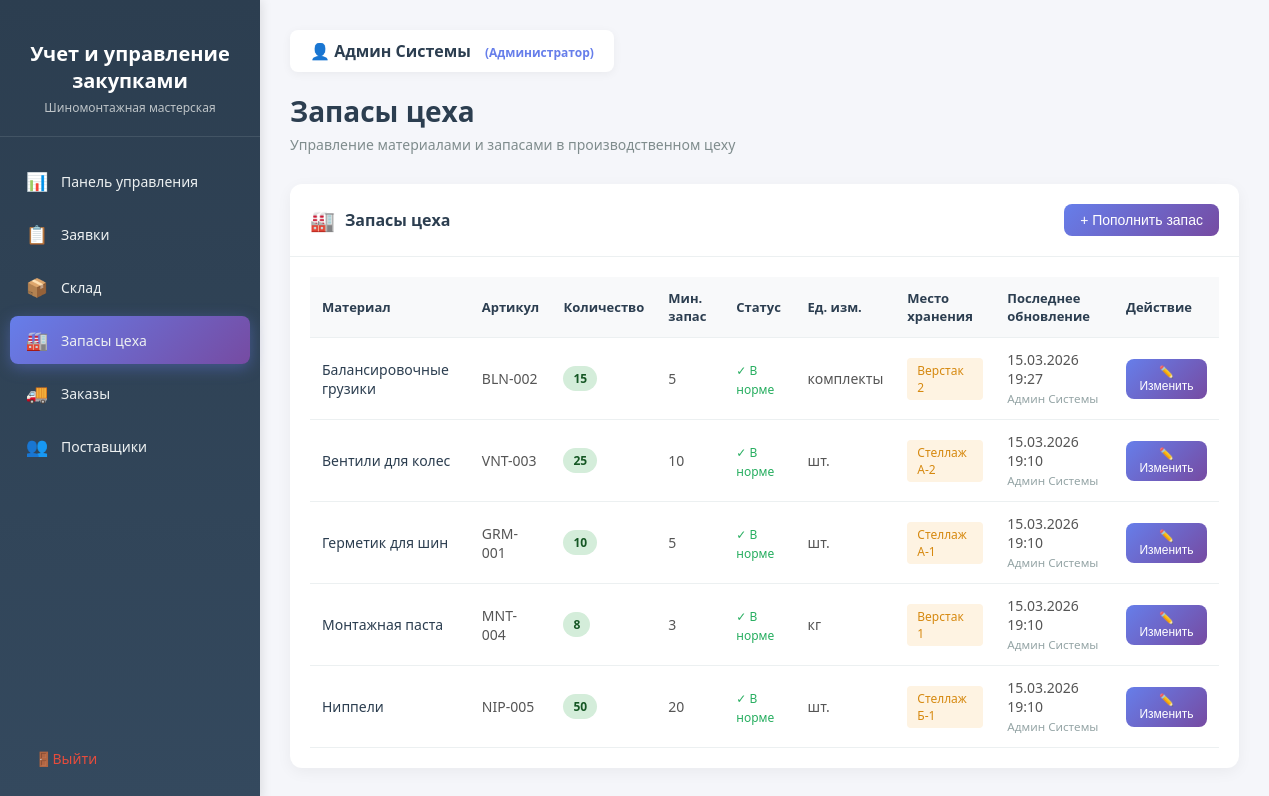
Before: /workshop-stock/ (signed in) with the older database file.
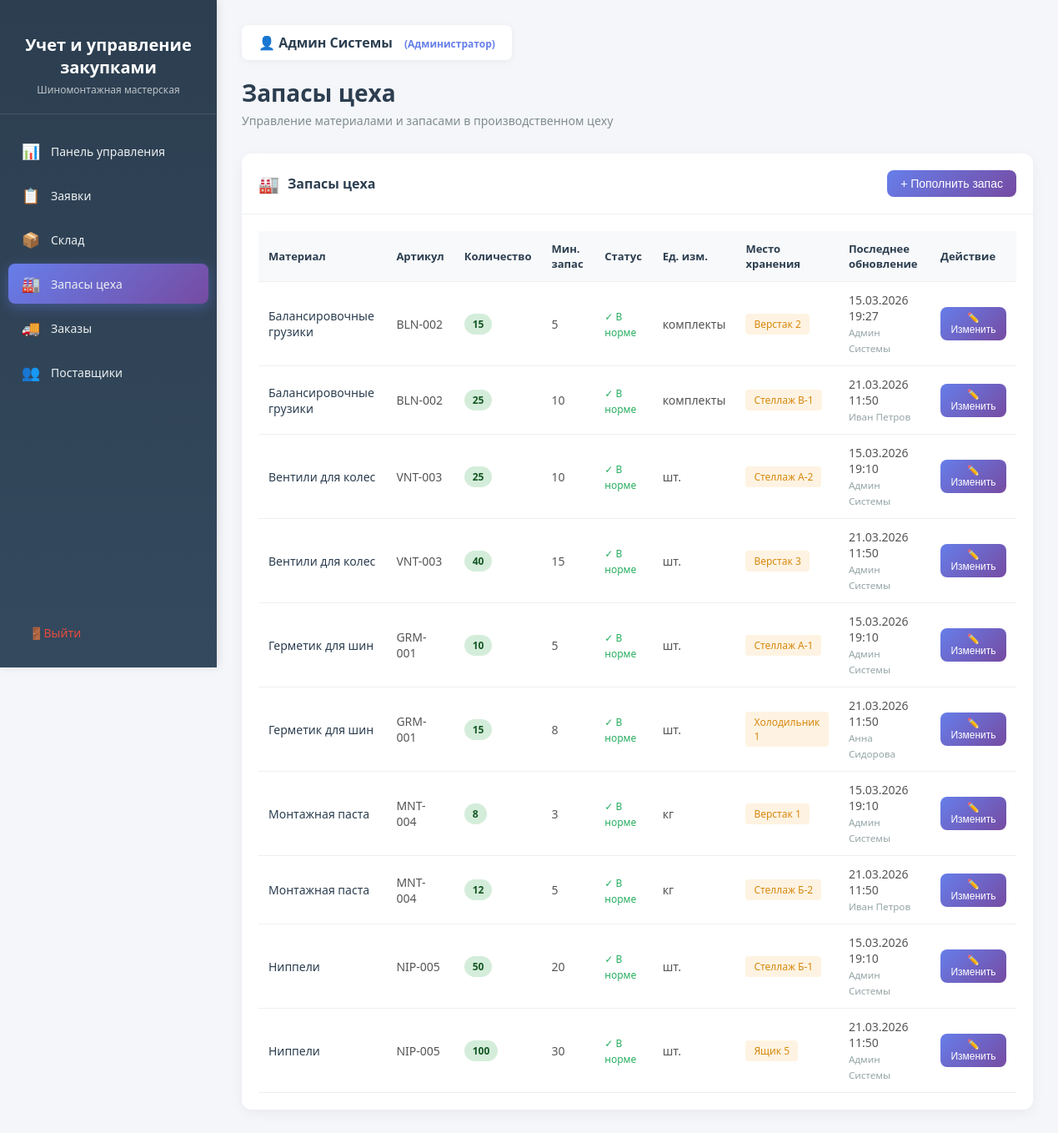
After: the same page with the newer database file.
### core/models.py (models this page shows, shortened)
class WorkshopStock(models.Model):
    STATUS_CHOICES = [
        ('normal', 'В норме'),
        ('low', 'Низкий запас'),
    ]
    product = models.ForeignKey(
        Product,
        on_delete=models.CASCADE,
        related_name='workshop_stocks',
        verbose_name=_('Товар')
    )
    quantity = models.PositiveIntegerField(_('Количество в цеху'), default=0)
    location = models.CharField(
        _('Место хранения'),
        max_length=100,
        blank=True,
        help_text=_('Например: Стеллаж А-3, Верстак 2')
    )
    responsible_person = models.ForeignKey(
        User,
        on_delete=models.SET_NULL,
        null=True,
        blank=True,
        related_name='workshop_stocks',
        verbose_name=_('Ответственный')
    )
    min_quantity = models.PositiveIntegerField(
        _('Минимальный уровень запаса в цеху'),
        default=5,
        help_text=_('При достижении этого уровня требуется пополнение со склада')
    )
    status = models.CharField(
        _('Статус'),
        max_length=10,
        choices=STATUS_CHOICES,
        default='normal'
    )
    last_updated = models.DateTimeField(_('Дата последнего обновления'), auto_now=True)
    notes = models.TextField(_('Примечание'), blank=True)
    class Meta:
        verbose_name = _('Запас цеха')
        verbose_name_plural = _('Запасы цеха')
        ordering = ['product__name']
        unique_together = ['product', 'location']
    @property
    def is_low_stock(self):
        return self.quantity <= self.min_quantity
    @property
    def updated_at(self):
        return self.last_updated
    @property
    def updated_by(self):
        return self.responsible_person

class Product(models.Model):
    category = models.ForeignKey(
        Category,
        on_delete=models.CASCADE,
        related_name='products',
        verbose_name=_('Категория')
    )
    name = models.CharField(_('Название материала'), max_length=200)
    sku = models.CharField(_('Артикул'), max_length=50, unique=True, blank=True)
    unit = models.CharField(_('Единица измерения'), max_length=20, default='шт.')
    quantity = models.PositiveIntegerField(_('Количество на складе'), default=0)
    min_quantity = models.PositiveIntegerField(
        _('Минимальный уровень запаса'),
        default=10,
        help_text=_('При достижении этого уровня требуется заказ')
    )
    price = models.DecimalField(_('Цена за единицу'), max_digits=10, decimal_places=2, default=0)
    supplier = models.ForeignKey(
        Supplier,
        on_delete=models.SET_NULL,
        null=True,
        blank=True,
        related_name='products',
        verbose_name=_('Основной поставщик')
    )
    created_at = models.DateTimeField(_('Дата добавления'), auto_now_add=True)
    updated_at = models.DateTimeField(_('Дата обновления'), auto_now=True)
    class Meta:
        verbose_name = _('Материал')
        verbose_name_plural = _('Материалы')
        ordering = ['name']

### core/views.py (the view)
# urls.py: path('workshop-stock/', workshop_stock, name='workshop_stock'),
@login_required
def workshop_stock(request):
    workshop_stocks = WorkshopStock.objects.all().select_related('product', 'responsible_person')
    context = {
        'workshop_stocks': workshop_stocks,
        'user': request.user,
    }
    return render(request, 'procurement/workshop_stock.html', context)

### templates/procurement/workshop_stock.html (shortened to what the changed rows need)
<!DOCTYPE html>
<html lang="ru">
<head>
</head>
<body>
    <aside class="sidebar">
        <div class="sidebar-header">
            <h2>Учет и управление закупками</h2>
        </div>
    </aside>
    <main class="main-content">
        <div class="page-header">
            <h1>Запасы цеха</h1>
        </div>
        <div class="stock-card">
            <div class="table-container">
                {% if workshop_stocks %}
                    <table class="stock-table">
                        <thead>
                            <tr>
                                <th>Материал</th>
                                <th>Артикул</th>
                                <th>Количество</th>
                                <th>Мин. запас</th>
                                <th>Статус</th>
                                <th>Ед. изм.</th>
                                <th>Место хранения</th>
                                <th>Последнее обновление</th>
                                <th>Действие</th>
                            </tr>
                        </thead>
                        <tbody>
                            {% for stock in workshop_stocks %}
                                <tr>
                                    <td>
                                        <span class="product-name">{{ stock.product.name }}</span>
                                    </td>
                                    <td>{{ stock.product.sku }}</td>
                                    <td>
                                        <span class="quantity-badge {% if stock.is_low_stock %}quantity-low{% else %}quantity-good{% endif %}">
                                            {{ stock.quantity }}
                                        </span>
                                    </td>
                                    <td>{{ stock.min_quantity }}</td>
                                    <td>
                                        {% if stock.is_low_stock %}
                                            <span style="color: #e74c3c; font-size: 12px;">⚠️ Низкий</span>
                                        {% else %}
                                            <span style="color: #27ae60; font-size: 12px;">✓ В норме</span>
                                        {% endif %}
                                    </td>
                                    <td>{{ stock.product.unit }}</td>
                                    <td>
                                        {% if stock.location %}
                                            <span class="location-badge">{{ stock.location }}</span>
                                        {% else %}
                                            <span style="color: #95a5a6;">—</span>
                                        {% endif %}
                                    </td>
                                    <td>{{ stock.updated_at|date:"d.m.Y H:i" }}<br>
                                        {% if stock.updated_by %}
                                            <small style="color: #95a5a6;">{{ stock.updated_by.get_full_name|default:stock.updated_by.username }}</small>
                                        {% else %}
                                            <small style="color: #95a5a6;">—</small>
                                        {% endif %}
                                    </td>
                                    <td>
                                        <button class="btn-add"
                                                onclick="openEditModal('{{ stock.id }}', '{{ stock.product.name }}', {{ stock.quantity }}, {{ stock.min_quantity }}, '{{ stock.location }}')"
                                                style="padding: 6px 12px; font-size: 12px;">
                                            ✏️ Изменить
                                        </button>
                                    </td>
                                </tr>
                            {% endfor %}
                        </tbody>
                    </table>
                {% else %}
                    <div class="empty-state">
                        <div class="empty-state-icon">🏭</div>
                        <p>Запасы материалов в цеху отсутствуют</p>
                    </div>
                {% endif %}
            </div>
        </div>
    </main>
</body>
</html>

Changed rows visible on the page:
added WorkshopStock: product.name "Балансировочные грузики", product.sku "BLN-002", quantity "25", min_quantity "10", shows "✓ В норме", product.unit "комплекты", location "Стеллаж В-1", updated_at "21.03.2026 11:50", updated_by.get_full_name "Иван Петров"
added WorkshopStock: product.name "Вентили для колес", product.sku "VNT-003", quantity "40", min_quantity "15", shows "✓ В норме", product.unit "шт.", location "Верстак 3", updated_at "21.03.2026 11:50", updated_by.get_full_name "Админ Системы"
added WorkshopStock: product.name "Герметик для шин", product.sku "GRM-001", quantity "15", min_quantity "8", shows "✓ В норме", product.unit "шт.", location "Холодильник 1", updated_at "21.03.2026 11:50", updated_by.get_full_name "Анна Сидорова"
added WorkshopStock: product.name "Монтажная паста", product.sku "MNT-004", quantity "12", min_quantity "5", shows "✓ В норме", product.unit "кг", location "Стеллаж Б-2", updated_at "21.03.2026 11:50", updated_by.get_full_name "Иван Петров"
added WorkshopStock: product.name "Ниппели", product.sku "NIP-005", quantity "100", min_quantity "30", shows "✓ В норме", product.unit "шт.", location "Ящик 5", updated_at "21.03.2026 11:50", updated_by.get_full_name "Админ Системы"
